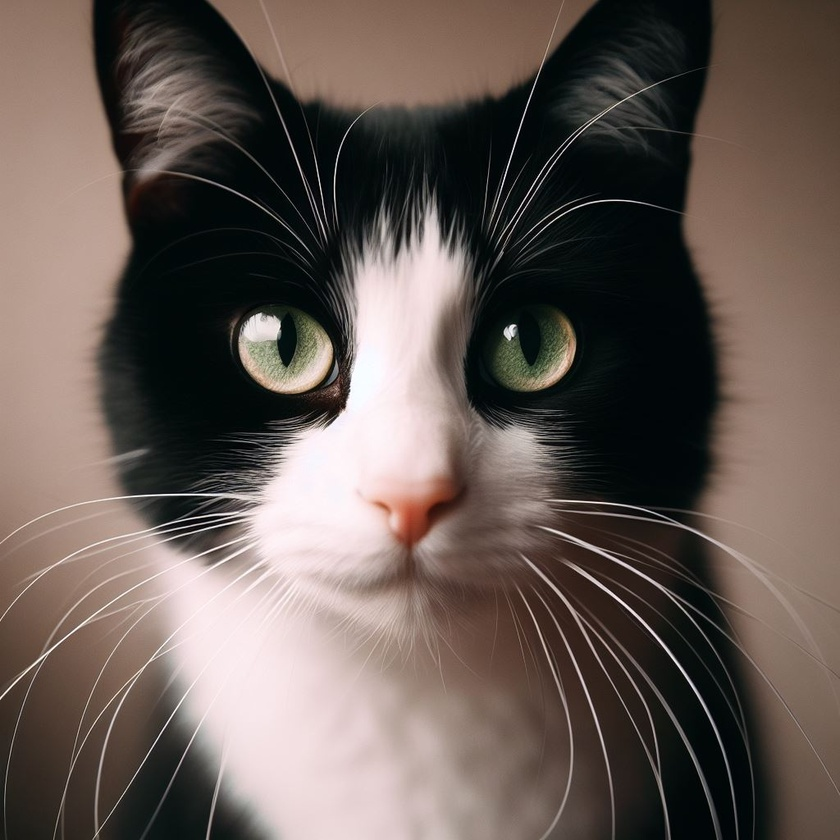
#> input picture spotTheDifference/kitty.jpeg, 840 x 840 px, shrunk from 1024 x 1024 before the run
$ python compare.py
#> lines starting #> are read from the running program, lines starting #| are printed output that depends on the picture; after the words box and inside, x2 and y2 are one past the last pixel; in counts of white or black regions, pixels touching at a corner belong together; long printed decimals are rounded
import cv2
from skimage.metrics import structural_similarity as ssim
import os


def compare_images(imageA_path, imageB_path):
    # Load the two images
#> called with imageA_path = 'kitty.jpeg', imageB_path = 'editedkitty.jpeg'
    imageA = cv2.imread(imageA_path)
#> imageA is the input picture: shape (840, 840, 3); mean B, G, R 84.4, 90.3, 102.2
    imageB = cv2.imread(imageB_path)
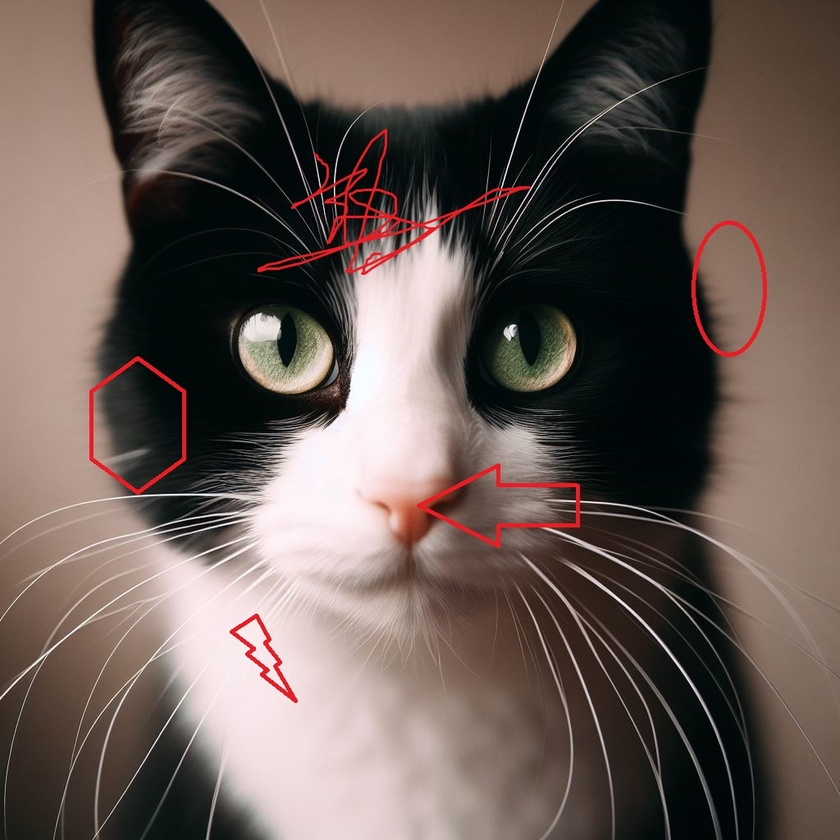
#> input picture spotTheDifference/editedkitty.jpeg, 840 x 840 px, shrunk from 1024 x 1024 before the run
#> imageB is the input picture: shape (840, 840, 3); mean B, G, R 83.9, 89.7, 103.9

    # Extract base names of the files (without directories and extensions)
    baseA = os.path.basename(imageA_path)
    baseB = os.path.basename(imageB_path)
    nameA = os.path.splitext(baseA)[0]
    nameB = os.path.splitext(baseB)[0]

    # Convert the images to grayscale
    grayA = cv2.cvtColor(imageA, cv2.COLOR_BGR2GRAY)
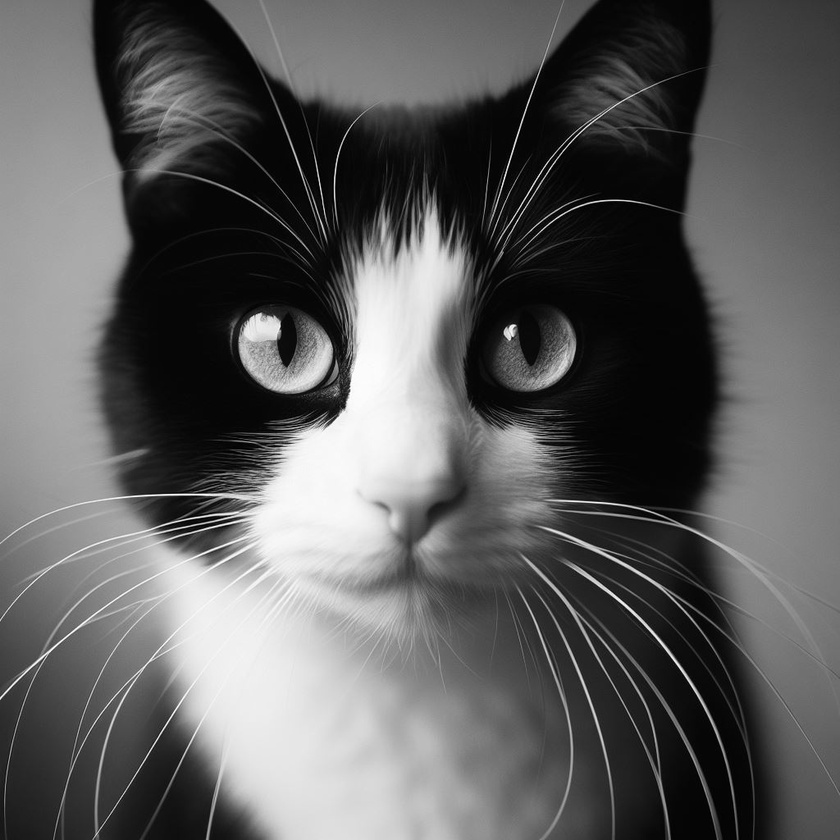
#> grayA: shape (840, 840); min 0, max 255, mean 93.2
    grayB = cv2.cvtColor(imageB, cv2.COLOR_BGR2GRAY)

    # Compute the Structural Similarity Index (SSI) between the two images
    (score, diff) = ssim(grayA, grayB, full=True)
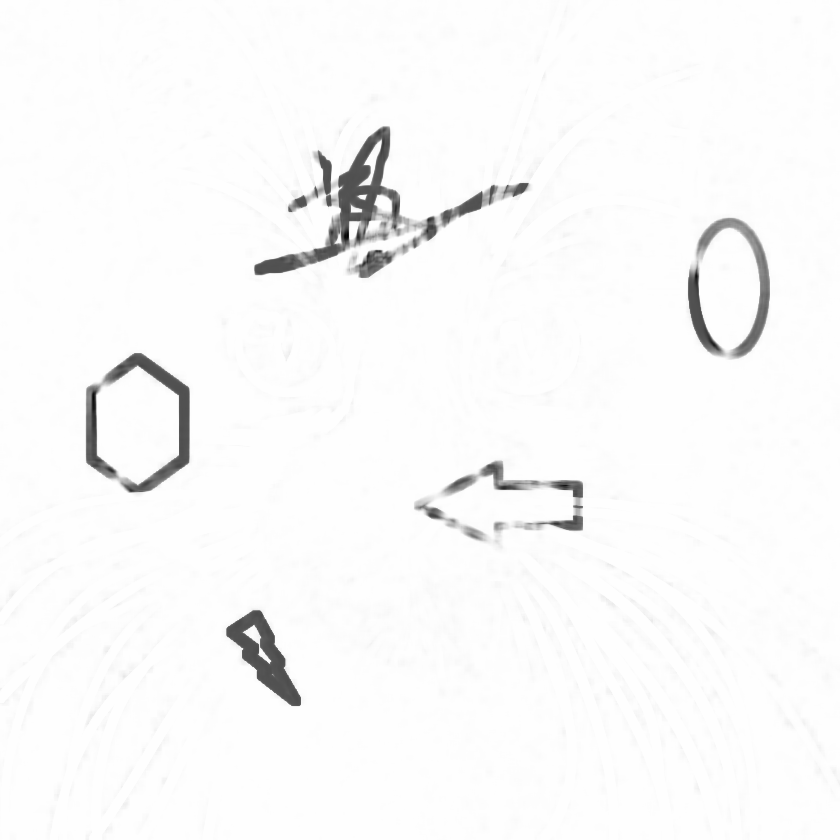
#> diff: shape (840, 840) float64; min -0.452, max 1, mean 0.969; drawn with min black and max white
#> score = 0.968
    print(f"SSIM: {score}")
#| SSIM: 0.9681

    # The diff image contains the actual differences between the two images.
    # Convert the diff image to uint8 format for further processing
    diff = (diff * 255).astype("uint8")

    # Threshold the difference image to find regions that differ
    thresh = cv2.threshold(diff, 0, 255, cv2.THRESH_BINARY_INV | cv2.THRESH_OTSU)[1]
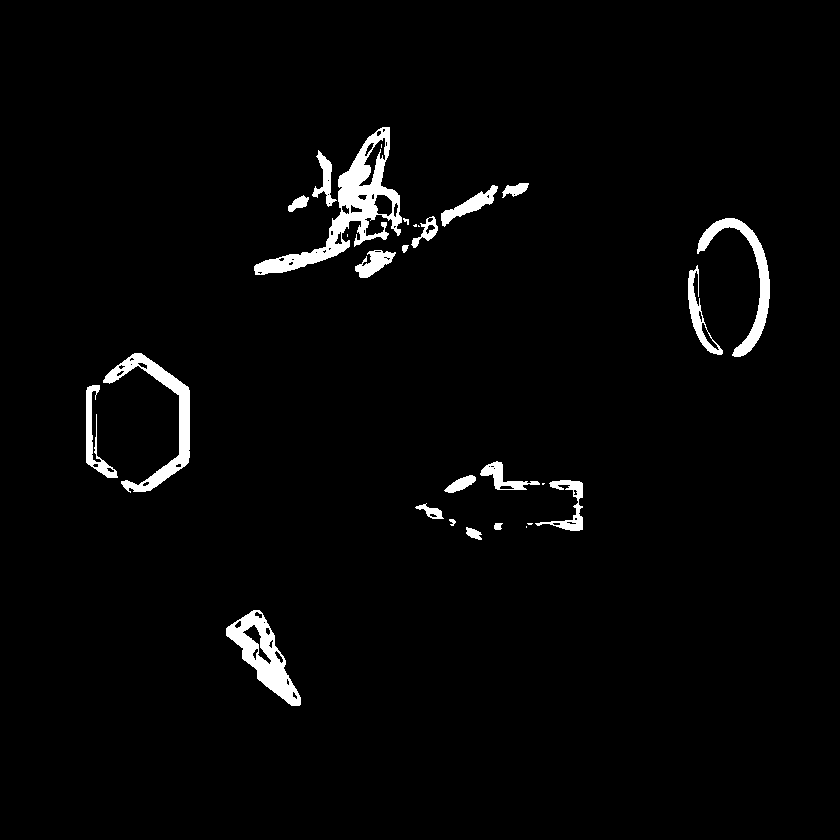
#> thresh: shape (840, 840); 2.6% white; 28 white regions (7 under 20 px)

    # Find contours (regions of differences)
    contours, _ = cv2.findContours(
        thresh.copy(), cv2.RETR_EXTERNAL, cv2.CHAIN_APPROX_SIMPLE
    )
#> contours = 27 contours, 8 with area under 20; largest, box (x1, y1, x2, y2) and area: (254, 127, 402, 275) 5514, (226, 610, 301, 706) 2930, (103, 353, 190, 493) 2453, (697, 218, 770, 357) 1827, (688, 265, 723, 355) 793

    # Draw bounding boxes around the differing regions on the original images
    for contour in contours:
        (x, y, w, h) = cv2.boundingRect(contour)
        cv2.rectangle(imageA, (x, y), (x + w, y + h), (0, 0, 255), 2)
        cv2.rectangle(imageB, (x, y), (x + w, y + h), (0, 0, 255), 2)
#> this loop made 27 passes
#> (x, y, w, h) on passes 1, 2, 5, 6, 7, 9, 10, 11, 12, 13, 14, 15: (226, 610, 75, 96), (466, 527, 16, 13), (494, 523, 9, 7), (449, 519, 7, 7), (415, 503, 29, 16), (535, 480, 48, 51), (444, 475, 32, 18), (480, 461, 60, 29), (86, 385, 32, 93), (103, 353, 87, 140), (688, 265, 35, 90), (355, 250, 41, 28)
#> (contour, x, y, w, h) on passes 3, 4, 8, 17, 18: ([[526, 526], [526, 527]], 526, 526, 1, 2), ([[527, 523], [528, 524], [531, 524], [532, 523]], 527, 523, 6, 2), ([[542, 483], [542, 484], [543, 484], [544, 483]], 542, 483, 3, 2), ([[347, 234], [347, 236]], 347, 234, 1, 3), ([[418, 225], [418, 226], [419, 226]], 418, 225, 2, 2)
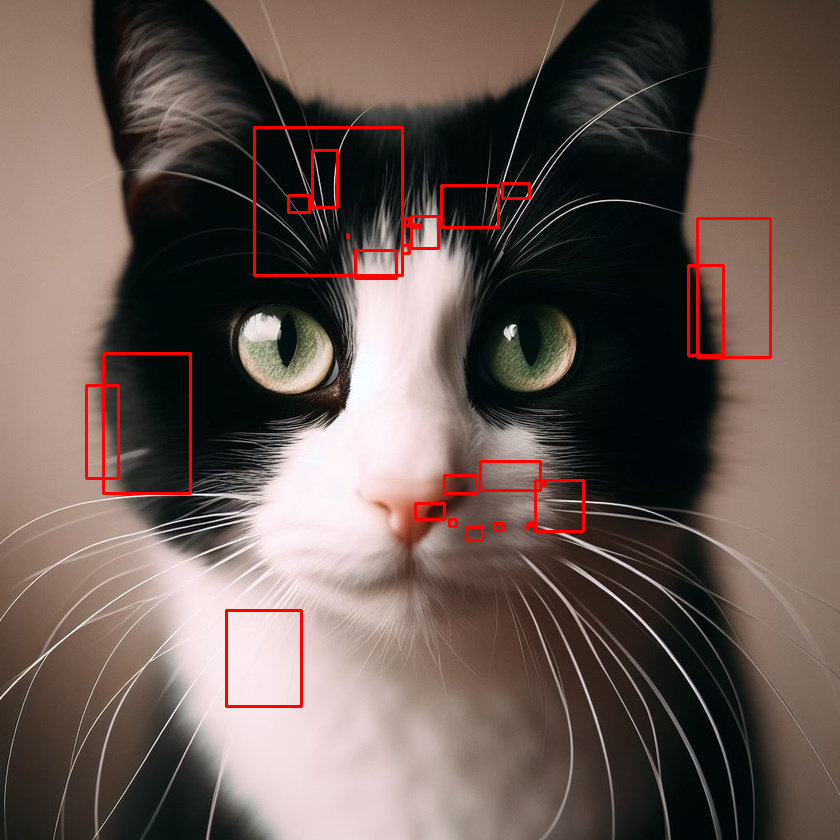
#> imageA: shape (840, 840, 3); 1.61% of pixels changed, all inside (x1, y1, x2, y2) = (85, 126, 772, 708)
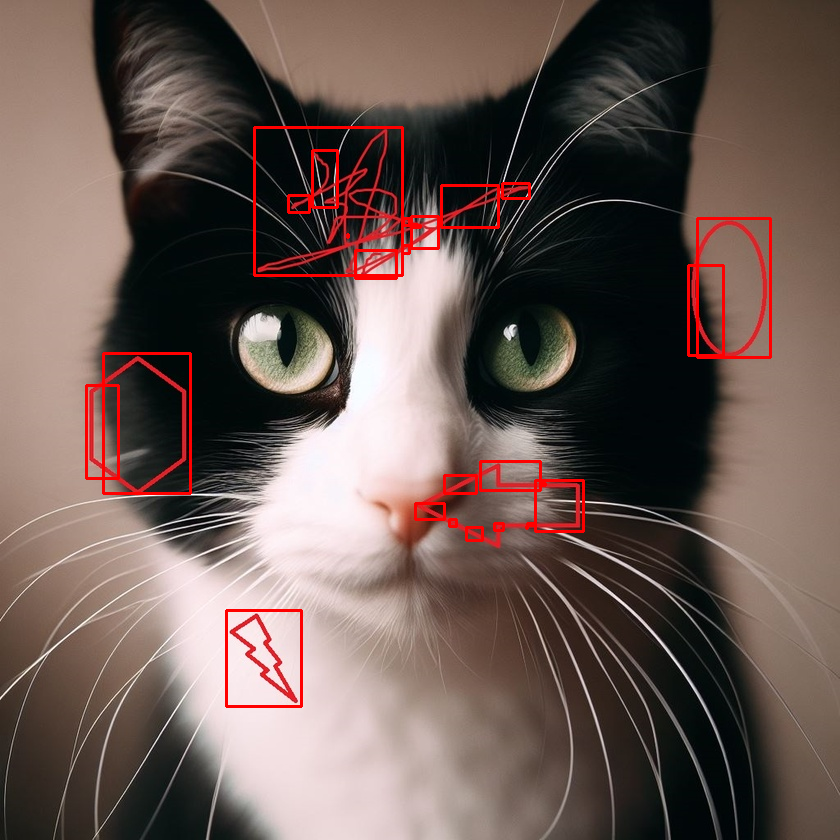
#> imageB: shape (840, 840, 3); 1.61% of pixels changed, all inside (x1, y1, x2, y2) = (85, 126, 772, 708)

    # Save the difference image
    diff_filename = f"diff_{nameA}_{nameB}.png"
    cv2.imwrite(diff_filename, diff)
    print(f"Difference image saved as: {diff_filename}")

    # Display the images with differences highlighted
    cv2.imshow("Original Image A", imageA)
    cv2.imshow("Original Image B", imageB)
    cv2.imshow("Diff", diff)
    cv2.imshow("Thresh", thresh)
    cv2.waitKey(0)
    cv2.destroyAllWindows()


# Paths to the two images to be compared
imageA_path = "kitty.jpeg"
imageB_path = "editedkitty.jpeg"

# Compare the images
compare_images(imageA_path, imageB_path)
